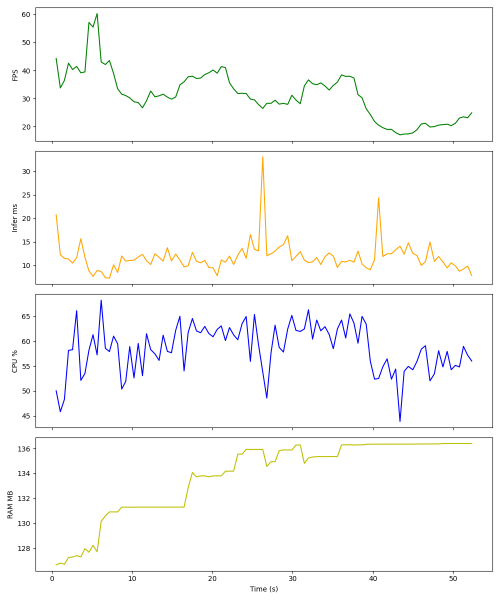
#> input picture usage_report.png, 1000 x 1200 px (shown at 1/2 size)
$ python -i enhance.py   (imports and definitions only)   (older library calls are emulated)
#> lines starting #> are read from the running program, lines starting #| are printed output that depends on the picture
#> further down, picture is the input picture: shape (1200, 1000, 3); mean B, G, R 250.1, 249.7, 249.8
import cv2
import numpy as np

def negative(img):
    return cv2.bitwise_not(img)

# [5 lines left out: function log_transform, not called in this run]

def gamma_correct(img, gamma):
#> called with gamma = 0.6
    inv_gamma = 1.0 / gamma
    table = np.array([((i / 255.0) ** inv_gamma) * 255 for i in np.arange(0, 256)]).astype("uint8")
    return cv2.LUT(img, table)

# [4 lines left out: function equalize_color, not called in this run]

def clahe_color(img, clip=2.5, tiles=8):
#> called with clip = 2.5, tiles = 8
    lab = cv2.cvtColor(img, cv2.COLOR_BGR2LAB)
#> lab: shape (1200, 1000, 3); mean of channels 0, 1, 2 249.7, 128.6, 127.8
    l, a, b = cv2.split(lab)
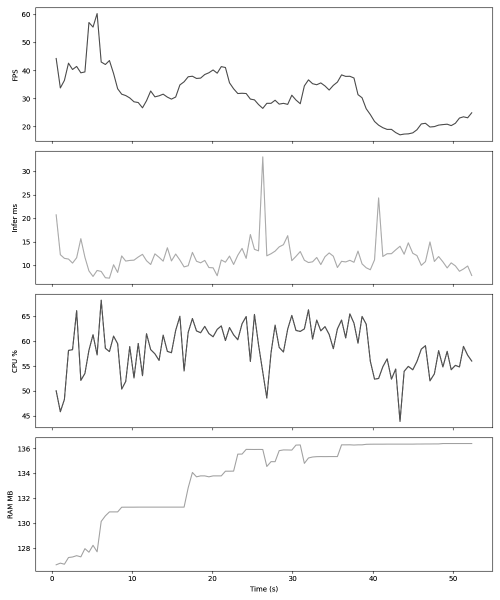
#> l: shape (1200, 1000) (shown at 1/2 size); min 0, max 255, mean 249.7
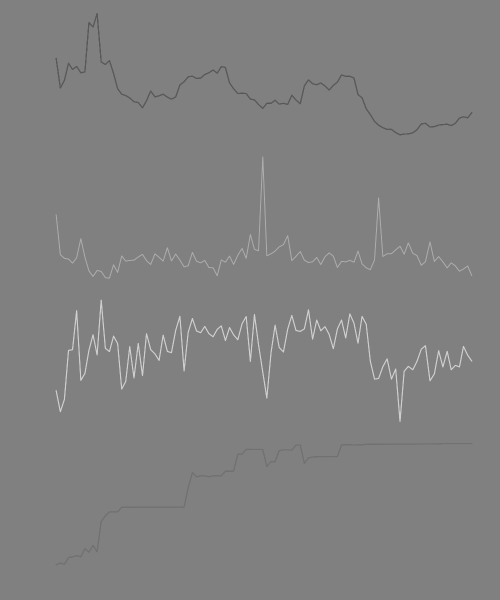
#> a: shape (1200, 1000) (shown at 1/2 size); min 83, max 207, mean 128.6
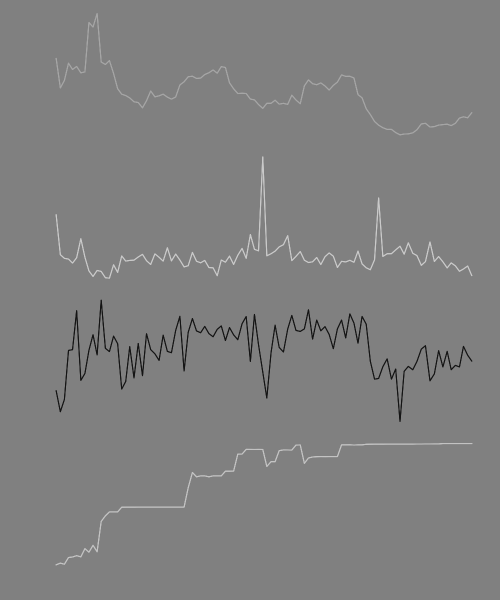
#> b: shape (1200, 1000) (shown at 1/2 size); min 20, max 202, mean 127.8
    clahe = cv2.createCLAHE(clipLimit=clip, tileGridSize=(tiles, tiles))
    cl = clahe.apply(l)
    limg = cv2.merge((cl, a, b))
#> limg: shape (1200, 1000, 3); mean of channels 0, 1, 2 249.6, 128.6, 127.8
    return cv2.cvtColor(limg, cv2.COLOR_LAB2BGR)

def smooth(img, k):
    return cv2.GaussianBlur(img, (k, k), 0)

# [11 lines left out: functions sharpen_laplacian, sobel_edges, not called in this run]

def canny_edges(gray):
    return cv2.Canny(gray, 100, 200)

# [24 lines left out: functions lbp_image, mean_brightness, not called in this run]

def low_light_fix(img, gamma=0.6):
    img_gamma = gamma_correct(img, gamma)
    return clahe_color(img_gamma)

# [22 lines left out: function apply_mode, not called in this run]

# [24 lines not run here, left out]

>>> import cv2
>>> picture = cv2.imread('usage_report.png')
>>> result = low_light_fix(picture)
